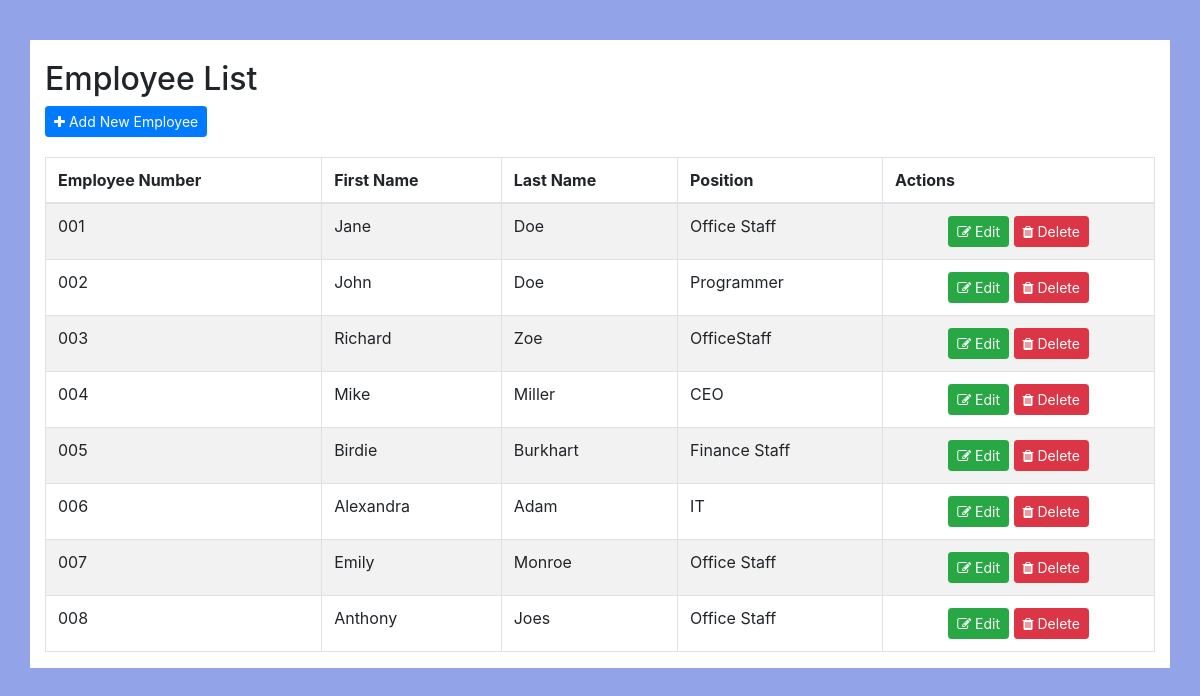
The page / on the database its author committed.
### tables this page shows
CREATE TABLE `employees` (
  `id` int(11) NOT NULL,
  `employee_number` varchar(15) NOT NULL,
  `firstname` varchar(55) NOT NULL,
  `lastname` varchar(55) NOT NULL,
  `position` varchar(55) NOT NULL
);

### index.php (the view, shortened to what this page needs)
<?php
require 'connect.php';
?>
<html>
	<head>
		<link rel="stylesheet" href="css/bootstrap.min.css">
		<link rel="stylesheet" type="text/css" href="https://stackpath.bootstrapcdn.com/font-awesome/4.7.0/css/font-awesome.min.css">
	</head>
	<body style="background-color:#93a3e8;">
		<div class="container" style="background-color:#FFF; margin-top:40px;">
			<div class="row">
				<div class="col-md-12">
					<h2 style="margin-top:20px;">Employee List</h2>
					<a href="add_employee.php" class="btn btn-sm btn-primary"><i class="fa fa-plus"></i> Add New Employee</a>
					<table width="100%" class="table table-hover table-striped table-condensed table-bordered" style="margin-top:20px;">
						<thead>
							<tr>
								<th>Employee Number</th>
								<th>First Name</th>
								<th>Last Name</th>
								<th>Position</th>
								<th>Actions</th>
							</tr>
						</thead>
						<tbody>
							<?php
							$stmt = $mysqli->prepare("SELECT `id`, `employee_number`, `firstname`, `lastname`, `position` FROM `employees` ORDER BY `employee_number` ASC");
							$stmt->execute();
							$stmt->store_result();
							if( $stmt->num_rows > 0 ) {
								$stmt->bind_result($id, $employee_number, $firstname, $lastname, $position);
								while( $stmt->fetch() ) {
							?>
							<tr>
								<td><?=$employee_number?></td>
								<td><?=$firstname?></td>
								<td><?=$lastname?></td>
								<td><?=$position?></td>
								<td align="center">
									<a href="edit_employee.php?id=<?=$id?>" class="btn btn-sm btn-success"><i class="fa fa-edit"></i> Edit</a>
									<a href="delete_employee.php?id=<?=$id?>" class="btn btn-sm btn-danger" onclick="return confirm('Are you sure you want to delete?')"><i class="fa fa-trash"></i> Delete</a>
								</td>
							</tr>
							<?php } } else {?>
							<tr>
								<td colspan="5" align="center">No student found.</td>
							</tr>
							<?php } ?>
						</tbody>
					</table>
				</div>
			</div>
		</div>
	</body>
</html>

### rows shown on the page
employees: employee_number "001", firstname "Jane", lastname "Doe", position "Office Staff"
employees: employee_number "002", firstname "John", lastname "Doe", position "Programmer"
employees: employee_number "003", firstname "Richard", lastname "Zoe", position "OfficeStaff"
employees: employee_number "004", firstname "Mike", lastname "Miller", position "CEO"
employees: employee_number "005", firstname "Birdie", lastname "Burkhart", position "Finance Staff"
employees: employee_number "006", firstname "Alexandra", lastname "Adam", position "IT"
employees: employee_number "007", firstname "Emily", lastname "Monroe", position "Office Staff"
employees: employee_number "008", firstname "Anthony", lastname "Joes", position "Office Staff"
